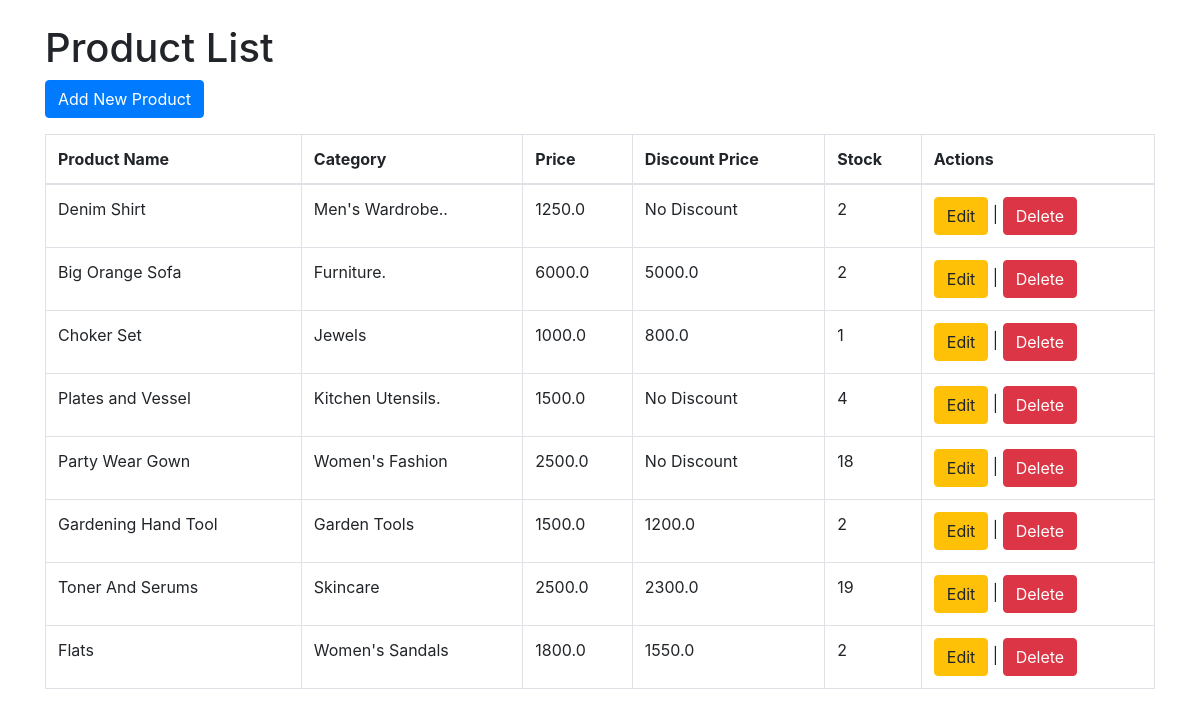
The app's page /product_list/ (signed in) with its own data.
### core/models.py (models this page shows, shortened)
class Product(models.Model):
    name = models.CharField(max_length=100)
    category = models.ForeignKey('Category',on_delete=models.CASCADE,related_name='products')
    desc = models.TextField()
    price = models.FloatField(default=0.0)
    discount_price = models.FloatField(default=0.0, blank=True, null=True)
    product_available_count = models.IntegerField(default=0)
    img = models.ImageField(upload_to='images/', blank=True, null=True)

class Category(models.Model):
    category_name = models.CharField(max_length=200)

### core/views.py (the view)
# urls.py: path('product_list/', views.product_list, name='product_list'),
@login_required
def product_list(request):
    if not request.user.is_superuser:
        return redirect('login')  # Redirect to login if the user is not a superuser
    products = Product.objects.all()  # Fetch all products
    return render(request, 'core/product_list.html', {'products': products})

### templates/core/product_list.html (shortened to what this page needs)
<!DOCTYPE html>
<html lang="en">
<head>
    <link rel="stylesheet" href="https://stackpath.bootstrapcdn.com/bootstrap/4.4.1/css/bootstrap.min.css">
</head>
<body>
    <div class="container mt-4">
        <h1>Product List</h1>
        <a href="{% url 'add_product' %}" class="btn btn-primary mb-3">Add New Product</a>
        <table class="table table-bordered">
            <thead>
                <tr>
                    <th>Product Name</th>
                    <th>Category</th>
                    <th>Price</th>
                    <th>Discount Price</th>
                    <th>Stock</th>
                    <th>Actions</th>
                </tr>
            </thead>
            <tbody>
                {% for product in products %}
                    <tr>
                        <td>{{ product.name }}</td>
                        <td>{{ product.category.category_name }}</td>
                        <td>{{ product.price }}</td>
                        <td>{% if product.discount_price %}{{ product.discount_price }}{% else %}No Discount{% endif %}</td>
                        <td>{{ product.product_available_count }}</td>
                        <td>
                            <a href="{% url 'edit_product' product.id %}" class="btn btn-warning">Edit</a> |
                            <a href="{% url 'delete_product' product.id %}" onclick="return confirm('Are you sure you want to delete this product?');" class="btn btn-danger">Delete</a>
                        </td>
                    </tr>
                {% endfor %}
            </tbody>
        </table>
    </div>
</body>
</html>

### records on screen
Product: name "Denim Shirt", category.category_name "Men's Wardrobe..", price "1250.0", discount_price "No Discount", product_available_count "2"
Product: name "Big Orange Sofa", category.category_name "Furniture.", price "6000.0", discount_price "5000.0", product_available_count "2"
Product: name "Choker Set", category.category_name "Jewels", price "1000.0", discount_price "800.0", product_available_count "1"
Product: name "Plates and Vessel", category.category_name "Kitchen Utensils.", price "1500.0", discount_price "No Discount", product_available_count "4"
Product: name "Party Wear Gown", category.category_name "Women's Fashion", price "2500.0", discount_price "No Discount", product_available_count "18"
Product: name "Gardening Hand Tool", category.category_name "Garden Tools", price "1500.0", discount_price "1200.0", product_available_count "2"
Product: name "Toner And Serums", category.category_name "Skincare", price "2500.0", discount_price "2300.0", product_available_count "19"
Product: name "Flats", category.category_name "Women's Sandals", price "1800.0", discount_price "1550.0", product_available_count "2"
